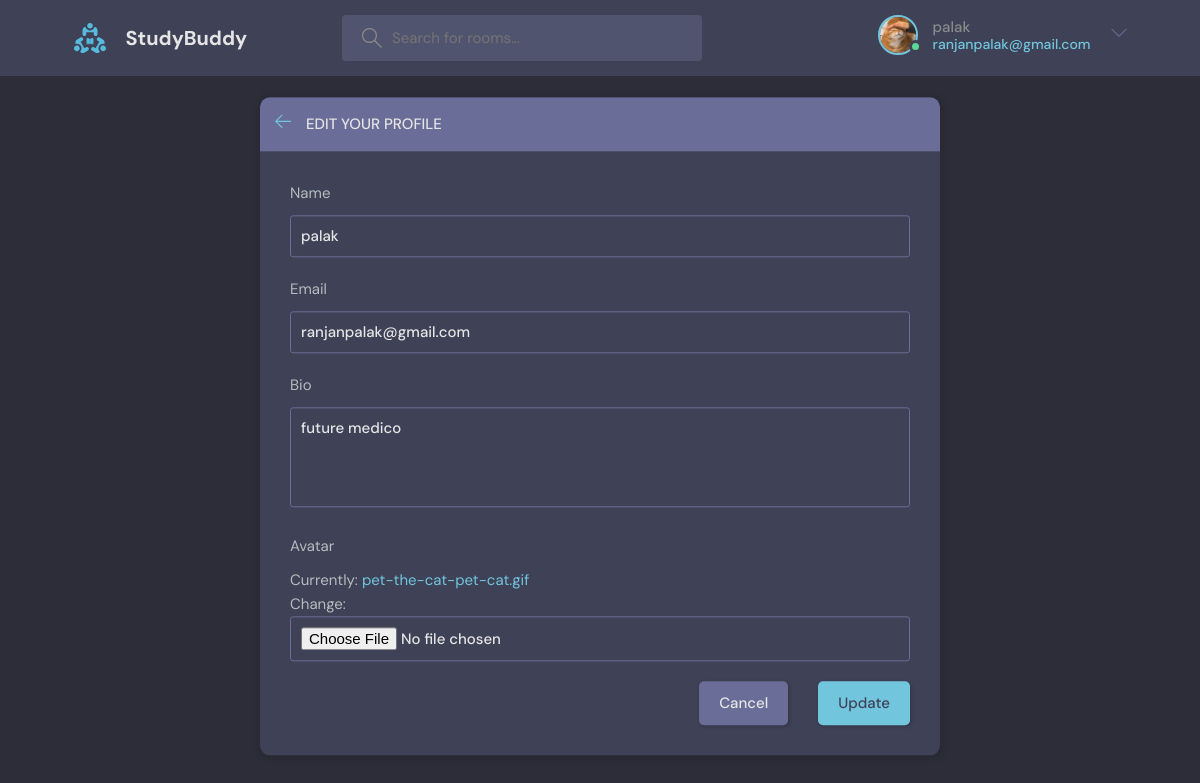
Page /edit_user/ (signed in) on the committed database.
### base/models.py (models this page shows)
class User(AbstractUser):
    name=models.CharField(max_length=200,null=True)
    bio=models.TextField(null=True)
    email=models.CharField(unique=True)
    avatar=models.ImageField(null=True,default='avatar.svg')
    USERNAME_FIELD='email'
    REQUIRED_FIELDS=[]

### base/views.py (the view)
# urls.py: path('edit_user/',views.edit_user,name='editUser'),
@login_required(login_url='login')
def edit_user(request):
    user=request.user
    form=Userform(instance=user)
    if request.method == 'POST':
        form=Userform(request.POST,request.FILES,instance=user)
        if form.is_valid():
            form.save()
            return redirect('userProfile',pk=user.id)
    content={'user':user,'form':form}
    return render(request,'edit-user.html',content)

### base/forms.py
class Userform(ModelForm):
    class Meta:
        model=User
        fields=['name','email','bio','avatar']

### template/edit-user.html (shortened to what this page needs)
{% extends 'main.html' %}
{% block  content %}
    <main class="update-account layout">
        <div class="container">
            <div class="layout__box">
                <div class="layout__boxHeader">
                    <div class="layout__boxTitle">
                        <a href="{% url 'userProfile' user.id %}">
                            <svg version="1.1" xmlns="http://www.w3.org/2000/svg" width="32" height="32"
                                viewBox="0 0 32 32">
                                <title>arrow-left</title>
                                <path
                                    d="M13.723 2.286l-13.723 13.714 13.719 13.714 1.616-1.611-10.96-10.96h27.625v-2.286h-27.625l10.965-10.965-1.616-1.607z">
                                </path>
                            </svg>
                        </a>
                        <h3>Edit your profile</h3>
                    </div>
                </div>
                <div class="layout__body">
                    <form class="form" action="" method="post" enctype="multipart/form-data">
                      {% for field in form %}
                        <div class="form__group">
                            <label for="profile_pic">{{field.label}}</label>
                            {{field}}
                        </div>
                        {% endfor %}
                        <div class="form__action">
                            <a class="btn btn--dark" href="{% url 'userProfile' user.id %}">Cancel</a>
                            <button class="btn btn--main" type="submit">Update</button>
                        </div>
                    </form>
                </div>
            </div>
        </div>
    </main>
    {% endblock %}

### template/navbar.html (shortened to what this page needs)
{% load static %}
<header class="header header--loggedIn">
      <div class="container">
        <a href="{% url 'home' %}" class="header__logo">
          <img src="{% static 'images/logo.svg' %}" />
          <h1>StudyBuddy</h1>
        </a>
        <form class="header__search" method="get" action="{% url 'home' %}">
          <label>
            <input name="q" placeholder="Search for rooms..." />
          </label>
        </form>
        <nav class="header__menu">
          {% if request.user.is_authenticated %}
          <div class="header__user">
            <a href="{% url 'userProfile' request.user.id %}">
              <div class="avatar avatar--medium active">
                <img src="{{request.user.avatar.url}}" />
              </div>
              <p>{{request.user.name}} <span>{{request.user}}</span></p>
            </a>
            <button class="dropdown-button">
              <svg version="1.1" xmlns="http://www.w3.org/2000/svg" width="32" height="32" viewBox="0 0 32 32">
                <title>chevron-down</title>
                <path d="M16 21l-13-13h-3l16 16 16-16h-3l-13 13z"></path>
              </svg>
            </button>
          </div>
          {% else %}
          <a href="{% url 'login' %}">
            <img src="{% static 'images/avatar.svg' %}" />
            <p>Login</p>
          </a>
            {% endif %}
        </nav>
      </div>
    </header>

### rows in the picture
User: user.avatar (picture), user.name "palak", user "ranjanpalak@gmail.com", form "palak" "ranjanpalak@gmail.com" "future medico"

### other values in the picture
{{ field.label }} "Name" "Email" "Bio" "Avatar"
